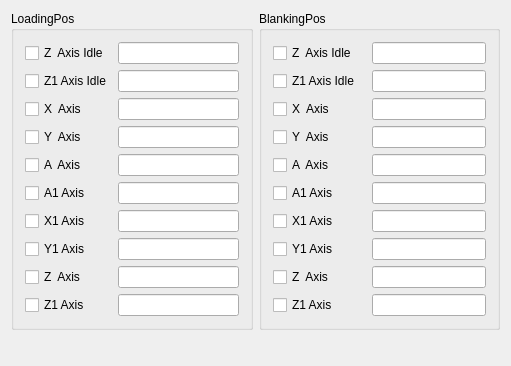
<?xml version="1.0" encoding="UTF-8"?>
<ui version="4.0">
 <class>Dialog_Setting_LoadingPos</class>
 <widget class="QDialog" name="Dialog_Setting_LoadingPos">
  <property name="geometry">
   <rect>
    <x>0</x>
    <y>0</y>
    <width>511</width>
    <height>366</height>
   </rect>
  </property>
  <property name="windowTitle">
   <string>Dialog_Setting_LoadingPos</string>
  </property>
  <layout class="QGridLayout" name="gridLayout_3">
   <item row="0" column="0">
    <widget class="QGroupBox" name="groupBox_LoadingPos">
     <property name="title">
      <string>LoadingPos</string>
     </property>
     <layout class="QGridLayout" name="gridLayout">
      <item row="11" column="1">
       <widget class="QLineEdit" name="lineEdit_LoadingPos_fLoadingPosY1"/>
      </item>
      <item row="12" column="0">
       <widget class="QCheckBox" name="checkBox_LoadingPos_bLoadingPosZ">
        <property name="text">
         <string>Z  Axis</string>
        </property>
       </widget>
      </item>
      <item row="13" column="0">
       <widget class="QCheckBox" name="checkBox_LoadingPos_bLoadingPosZ1">
        <property name="text">
         <string>Z1 Axis</string>
        </property>
       </widget>
      </item>
      <item row="4" column="0">
       <widget class="QCheckBox" name="checkBox_LoadingPos_bLoadingPosA">
        <property name="text">
         <string>A  Axis</string>
        </property>
       </widget>
      </item>
      <item row="3" column="1">
       <widget class="QLineEdit" name="lineEdit_LoadingPos_fLoadingPosY"/>
      </item>
      <item row="2" column="1">
       <widget class="QLineEdit" name="lineEdit_LoadingPos_fLoadingPosX"/>
      </item>
      <item row="13" column="1">
       <widget class="QLineEdit" name="lineEdit_LoadingPos_fLoadingPosZ1"/>
      </item>
      <item row="11" column="0">
       <widget class="QCheckBox" name="checkBox_LoadingPos_bLoadingPosY1">
        <property name="text">
         <string>Y1 Axis</string>
        </property>
       </widget>
      </item>
      <item row="0" column="0">
       <widget class="QCheckBox" name="checkBox_LoadingPos_bLoadingPosZIdle">
        <property name="text">
         <string>Z  Axis Idle</string>
        </property>
       </widget>
      </item>
      <item row="9" column="1">
       <widget class="QLineEdit" name="lineEdit_LoadingPos_fLoadingPosX1"/>
      </item>
      <item row="3" column="0">
       <widget class="QCheckBox" name="checkBox_LoadingPos_bLoadingPosY">
        <property name="text">
         <string>Y  Axis</string>
        </property>
       </widget>
      </item>
      <item row="5" column="1">
       <widget class="QLineEdit" name="lineEdit_LoadingPos_fLoadingPosA1"/>
      </item>
      <item row="12" column="1">
       <widget class="QLineEdit" name="lineEdit_LoadingPos_fLoadingPosZ"/>
      </item>
      <item row="5" column="0">
       <widget class="QCheckBox" name="checkBox_LoadingPos_bLoadingPosA1">
        <property name="text">
         <string>A1 Axis</string>
        </property>
       </widget>
      </item>
      <item row="2" column="0">
       <widget class="QCheckBox" name="checkBox_LoadingPos_bLoadingPosX">
        <property name="text">
         <string>X  Axis</string>
        </property>
       </widget>
      </item>
      <item row="4" column="1">
       <widget class="QLineEdit" name="lineEdit_LoadingPos_fLoadingPosA"/>
      </item>
      <item row="9" column="0">
       <widget class="QCheckBox" name="checkBox_LoadingPos_bLoadingPosX1">
        <property name="text">
         <string>X1 Axis</string>
        </property>
       </widget>
      </item>
      <item row="1" column="0">
       <widget class="QCheckBox" name="checkBox_LoadingPos_bLoadingPosZ1Idle">
        <property name="text">
         <string>Z1 Axis Idle</string>
        </property>
       </widget>
      </item>
      <item row="0" column="1">
       <widget class="QLineEdit" name="lineEdit_LoadingPos_fLoadingPosZIdle"/>
      </item>
      <item row="1" column="1">
       <widget class="QLineEdit" name="lineEdit_LoadingPos_fLoadingPosZ1Idle"/>
      </item>
     </layout>
    </widget>
   </item>
   <item row="0" column="1">
    <widget class="QGroupBox" name="groupBox_BlankingPos">
     <property name="title">
      <string>BlankingPos</string>
     </property>
     <layout class="QGridLayout" name="gridLayout_2">
      <item row="4" column="2">
       <widget class="QLineEdit" name="lineEdit_BlankingPos_fBlankingPosY"/>
      </item>
      <item row="14" column="0">
       <widget class="QCheckBox" name="checkBox_BlankingPos_bBlankingPosZ">
        <property name="text">
         <string>Z  Axis</string>
        </property>
       </widget>
      </item>
      <item row="14" column="2">
       <widget class="QLineEdit" name="lineEdit_BlankingPos_fBlankingPosZ"/>
      </item>
      <item row="7" column="0" colspan="2">
       <widget class="QCheckBox" name="checkBox_BlankingPos_bBlankingPosA1">
        <property name="text">
         <string>A1 Axis</string>
        </property>
       </widget>
      </item>
      <item row="15" column="2">
       <widget class="QLineEdit" name="lineEdit_BlankingPos_fBlankingPosZ1"/>
      </item>
      <item row="12" column="2">
       <widget class="QLineEdit" name="lineEdit_BlankingPos_fBlankingPosX1"/>
      </item>
      <item row="5" column="2">
       <widget class="QLineEdit" name="lineEdit_BlankingPos_fBlankingPosA"/>
      </item>
      <item row="7" column="2">
       <widget class="QLineEdit" name="lineEdit_BlankingPos_fBlankingPosA1"/>
      </item>
      <item row="15" column="0">
       <widget class="QCheckBox" name="checkBox_BlankingPos_bBlankingPosZ1">
        <property name="text">
         <string>Z1 Axis</string>
        </property>
       </widget>
      </item>
      <item row="4" column="0">
       <widget class="QCheckBox" name="checkBox_BlankingPos_bBlankingPosY">
        <property name="text">
         <string>Y  Axis</string>
        </property>
       </widget>
      </item>
      <item row="13" column="0" colspan="2">
       <widget class="QCheckBox" name="checkBox_BlankingPos_bBlankingPosY1">
        <property name="text">
         <string>Y1 Axis</string>
        </property>
       </widget>
      </item>
      <item row="2" column="2">
       <widget class="QLineEdit" name="lineEdit_BlankingPos_fBlankingPosX">
        <property name="text">
         <string/>
        </property>
       </widget>
      </item>
      <item row="5" column="0" colspan="2">
       <widget class="QCheckBox" name="checkBox_BlankingPos_bBlankingPosA">
        <property name="text">
         <string>A  Axis</string>
        </property>
       </widget>
      </item>
      <item row="2" column="0">
       <widget class="QCheckBox" name="checkBox_BlankingPos_bBlankingPosX">
        <property name="text">
         <string>X  Axis</string>
        </property>
       </widget>
      </item>
      <item row="13" column="2">
       <widget class="QLineEdit" name="lineEdit_BlankingPos_fBlankingPosY1"/>
      </item>
      <item row="12" column="0">
       <widget class="QCheckBox" name="checkBox_BlankingPos_bBlankingPosX1">
        <property name="text">
         <string>X1 Axis</string>
        </property>
       </widget>
      </item>
      <item row="0" column="0">
       <widget class="QCheckBox" name="checkBox_BlankingPos_bBlankingPosZIdle">
        <property name="text">
         <string>Z  Axis Idle</string>
        </property>
       </widget>
      </item>
      <item row="1" column="0">
       <widget class="QCheckBox" name="checkBox_BlankingPos_bBlankingPosZ1Idle">
        <property name="text">
         <string>Z1 Axis Idle</string>
        </property>
       </widget>
      </item>
      <item row="0" column="2">
       <widget class="QLineEdit" name="lineEdit_BlankingPos_fBlankingPosZIdle"/>
      </item>
      <item row="1" column="2">
       <widget class="QLineEdit" name="lineEdit_BlankingPos_fBlankingPosZ1Idle"/>
      </item>
     </layout>
    </widget>
   </item>
   <item row="1" column="0">
    <spacer name="verticalSpacer">
     <property name="orientation">
      <enum>Qt::Vertical</enum>
     </property>
     <property name="sizeHint" stdset="0">
      <size>
       <width>20</width>
       <height>229</height>
      </size>
     </property>
    </spacer>
   </item>
  </layout>
 </widget>
 <layoutdefault spacing="6" margin="11"/>
 <resources/>
 <connections/>
</ui>
